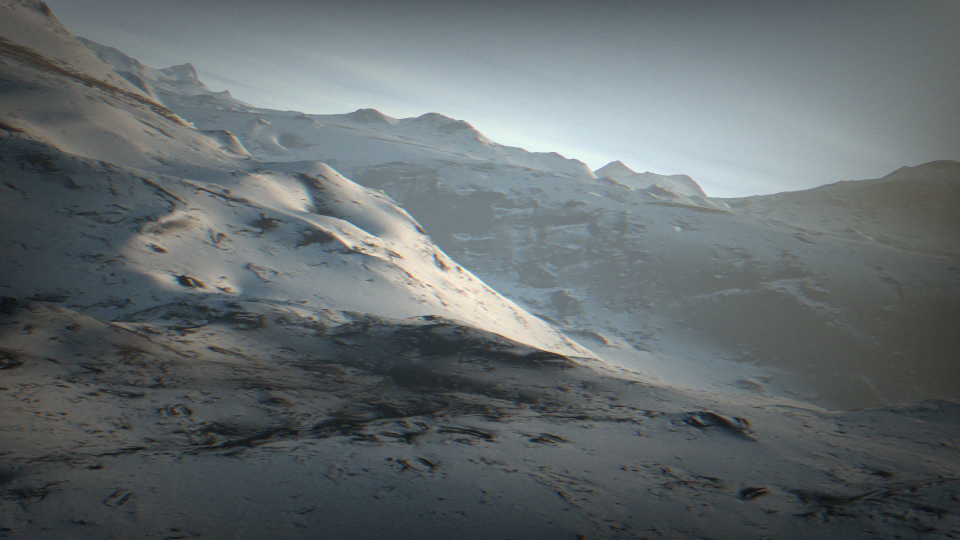
//> input picture Histogram_Equalization/sample.png, 1920 x 1080 px (shown at 1/2 size)
$ ./clahe   (built with g++ and OpenCV 4)
//> lines starting //> are read from the running program, lines starting //| are printed output that depends on the picture
#include "opencv2/highgui/highgui.hpp"
#include <opencv2/imgproc/imgproc.hpp>
#include <iostream>
#include <sys/time.h>

using namespace cv;
using namespace std;

int main(int argc, char* argv[])
{

	struct timeval t0,t1,t2,t3,t4;

	static Mat I_RGB;
	static Mat O_RGB;

	I_RGB=imread("sample.png");
//> I_RGB is the input picture: 1080 rows x 1920 cols, CV_8UC3; mean B, G, R 109.4, 107.4, 100
	int scale = 2 ;
	Size size(I_RGB.cols/scale,I_RGB.rows/scale);
//> size = Size(960, 540)
	int imgSize= (I_RGB.cols/scale)*(I_RGB.rows/scale);
//> imgSize = 518400

	gettimeofday(&t0,0);

	resize(I_RGB,O_RGB,size);
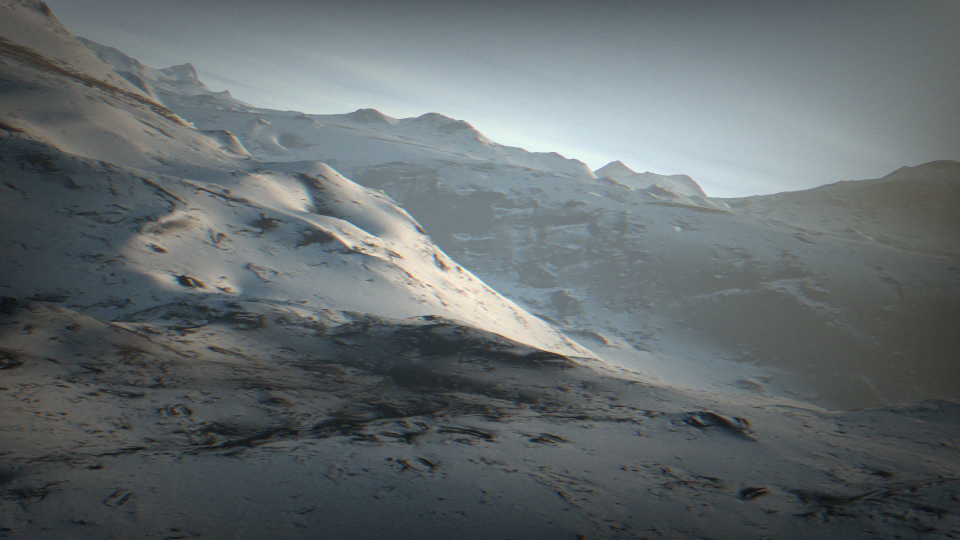
//> O_RGB: 540 rows x 960 cols, CV_8UC3; mean B, G, R 109.5, 107.5, 100.2
	static Mat O_GRAY(I_RGB.rows,I_RGB.cols,CV_8UC1,Scalar(0));
	cvtColor(O_RGB,O_GRAY,COLOR_RGB2GRAY);


	imshow("Gray Image" , O_GRAY);
	waitKey(30);


	static Mat O_HIST(O_GRAY.rows,O_GRAY.cols,CV_8UC1,Scalar(0));

	int numBins=256;
	int bin;
	int clipLimit = 3;
	int outPixCount;
	int window_size = 12 ;
	int window_width = O_GRAY.cols/12;
//> window_width = 80
	int window_height = O_GRAY.rows/12;
//> window_height = 45
	float normFactor = (float)numBins/(window_width*window_height);
//> normFactor = 0.0711


	for(int k=0; k < window_size ; k++){
		for(int l=0;l< window_size;l++){
			int histArray[256]={0};
			for(int i=k*window_height ; i < (k+1)*window_height ; i++){
				for(int j=l*window_width; j < (l+1)*window_width ; j++){
					bin = O_GRAY.at<uchar>(i,j);             //get grayscale value of pixel
					if(histArray[bin] > clipLimit){
						outPixCount++;
					}
					else{
						histArray[bin]=histArray[bin]+1;  //update count of pixels associated with the value
					}
				}
			}

			int numDistribute = (int)outPixCount/numBins;

			/*for(int i=0; i < 256 ; i++){
				histArray[i] = histArray[i] + numDistribute;

			}*/

			for(int i=1; i < 256 ; i++){
				histArray[i] = histArray[i-1] + histArray[i];

			}

			float normFactor = (float)numBins/(window_height*window_width);

			for(int i=k*window_height ; i < (k+1)*window_height ; i++){
				for(int j=l*window_width; j < (l+1)*window_width ; j++){
					O_HIST.at<uchar>(i,j) = (int)(histArray[(int)(O_GRAY.at<uchar>(i,j))]*normFactor);
				}
			}
		}
	}
//> this loop made 12 passes
//> (bin, outPixCount) on passes 1 to 12: (101, 40952), (104, 81552), (106, 121431), (83, 160884), (70, 200156), (69, 239848), (55, 279338), (57, 318396), (48, 358540), (54, 398231), (46, 438483), (42, 479549)
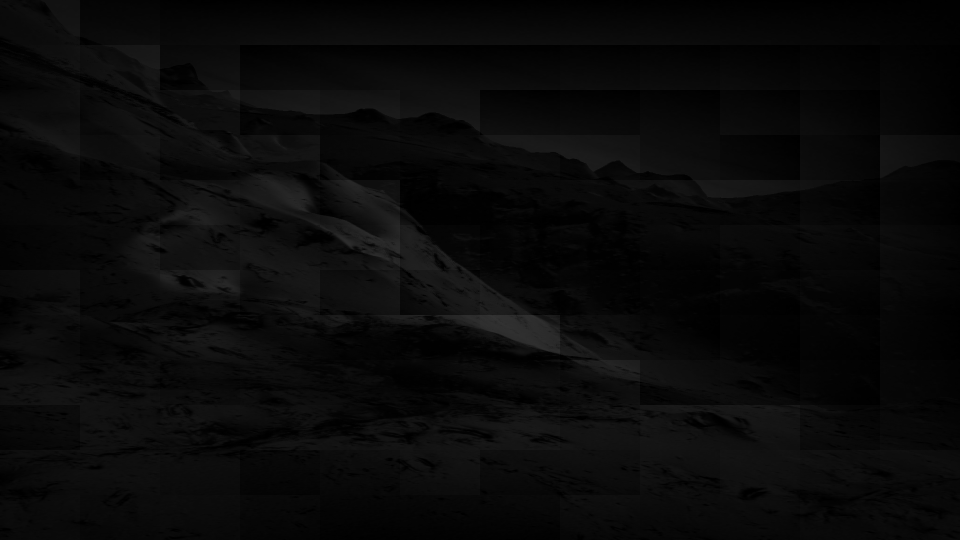
//> O_HIST: 540 rows x 960 cols, CV_8UC1; min 0, max 51, mean 9.6
//> after the loop, bin = 42; outPixCount = 479549; normFactor = 0.0711


	gettimeofday(&t1,0);
	long elapsed = t1.tv_usec-t0.tv_usec;
	cout << "Time :"<<  double(elapsed)/1000000 << endl;

	cout << "done " <<endl;

	while(true){
		imshow("Adaptive Histogram Equalized Image",O_HIST);
		waitKey(30);
	}

	return 0;

}

$ run again, with Histogram_Equalization/lake.png copied over Histogram_Equalization/sample.png
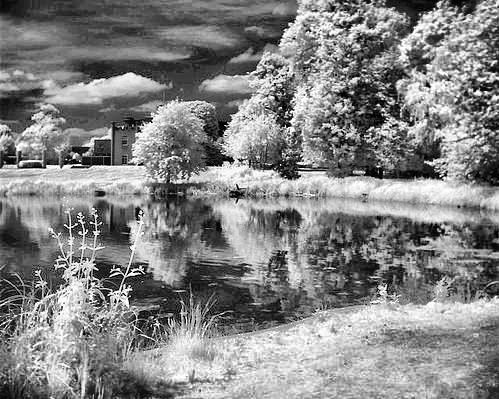
//> input picture Histogram_Equalization/lake.png, 499 x 399 px
//> I_RGB is the input picture: 399 rows x 499 cols, CV_8UC3; min 0, max 255, mean 131.2
//> `resize(I_RGB,O_RGB,size);`:
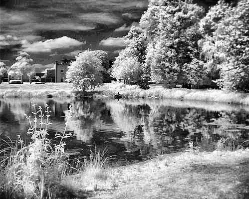
//> O_RGB: 199 rows x 249 cols, CV_8UC3; min 1, max 254, mean 131
//> the loop `for(int k=0; k < window_size ; k++)` made 12 passes
//> (bin, outPixCount) on passes 1 to 8: (183, 565), (144, 952), (214, 1265), (85, 1578), (121, 1702), (187, 1883), (112, 2093), (181, 2306)
//> after the loop `for(int k=0; k < window_size ; k++)`:
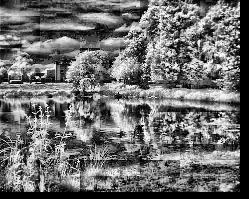
//> O_HIST: 199 rows x 249 cols, CV_8UC1; min 0, max 254, mean 109.6
//> after the loop `for(int k=0; k < window_size ; k++)`: bin = 128; outPixCount = 3834; normFactor = 0.8
